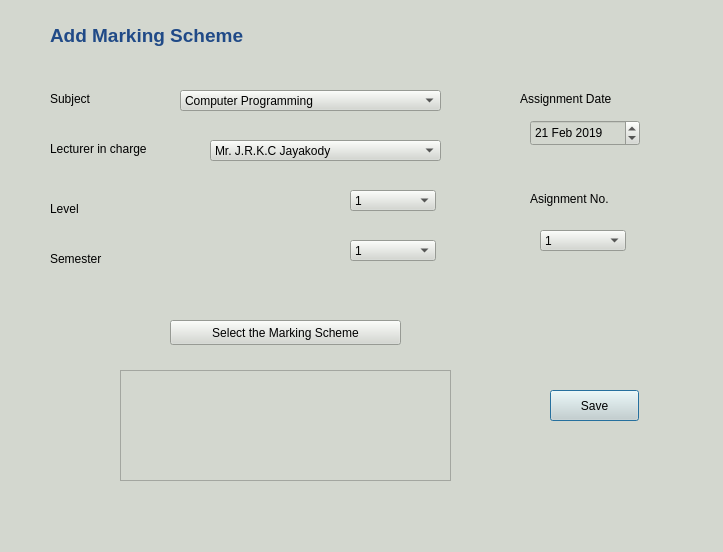
<?xml version="1.0" encoding="UTF-8"?>
<ui version="4.0">
 <class>markingscheme</class>
 <widget class="QDialog" name="markingscheme">
  <property name="geometry">
   <rect>
    <x>0</x>
    <y>0</y>
    <width>723</width>
    <height>552</height>
   </rect>
  </property>
  <property name="windowTitle">
   <string>Dialog</string>
  </property>
  <property name="styleSheet">
   <string notr="true">background-color: rgb(211, 215, 207)</string>
  </property>
  <widget class="QPushButton" name="pushButton_save">
   <property name="geometry">
    <rect>
     <x>550</x>
     <y>390</y>
     <width>89</width>
     <height>31</height>
    </rect>
   </property>
   <property name="text">
    <string>Save</string>
   </property>
  </widget>
  <widget class="QLabel" name="label">
   <property name="geometry">
    <rect>
     <x>50</x>
     <y>140</y>
     <width>131</width>
     <height>17</height>
    </rect>
   </property>
   <property name="text">
    <string>Lecturer in charge</string>
   </property>
  </widget>
  <widget class="QLabel" name="label_2">
   <property name="geometry">
    <rect>
     <x>520</x>
     <y>90</y>
     <width>131</width>
     <height>17</height>
    </rect>
   </property>
   <property name="text">
    <string>Assignment Date </string>
   </property>
  </widget>
  <widget class="QLabel" name="label_3">
   <property name="geometry">
    <rect>
     <x>50</x>
     <y>200</y>
     <width>67</width>
     <height>17</height>
    </rect>
   </property>
   <property name="text">
    <string>Level</string>
   </property>
  </widget>
  <widget class="QLabel" name="label_4">
   <property name="geometry">
    <rect>
     <x>50</x>
     <y>250</y>
     <width>67</width>
     <height>17</height>
    </rect>
   </property>
   <property name="text">
    <string>Semester</string>
   </property>
  </widget>
  <widget class="QLabel" name="label_5">
   <property name="geometry">
    <rect>
     <x>50</x>
     <y>90</y>
     <width>67</width>
     <height>17</height>
    </rect>
   </property>
   <property name="text">
    <string>Subject</string>
   </property>
  </widget>
  <widget class="QComboBox" name="comboBox_level">
   <property name="geometry">
    <rect>
     <x>350</x>
     <y>190</y>
     <width>86</width>
     <height>21</height>
    </rect>
   </property>
   <item>
    <property name="text">
     <string>1</string>
    </property>
   </item>
   <item>
    <property name="text">
     <string>2</string>
    </property>
   </item>
   <item>
    <property name="text">
     <string>3</string>
    </property>
   </item>
   <item>
    <property name="text">
     <string>4</string>
    </property>
   </item>
  </widget>
  <widget class="QComboBox" name="comboBox_sem">
   <property name="geometry">
    <rect>
     <x>350</x>
     <y>240</y>
     <width>86</width>
     <height>21</height>
    </rect>
   </property>
   <item>
    <property name="text">
     <string>1</string>
    </property>
   </item>
   <item>
    <property name="text">
     <string>2</string>
    </property>
   </item>
  </widget>
  <widget class="QComboBox" name="comboBox_subject">
   <property name="geometry">
    <rect>
     <x>180</x>
     <y>90</y>
     <width>261</width>
     <height>21</height>
    </rect>
   </property>
   <item>
    <property name="text">
     <string>Computer Programming</string>
    </property>
   </item>
   <item>
    <property name="text">
     <string>Introduction to Computers and Operating Systems</string>
    </property>
   </item>
   <item>
    <property name="text">
     <string>Java Programming</string>
    </property>
   </item>
   <item>
    <property name="text">
     <string>Object Oriented Programming</string>
    </property>
   </item>
   <item>
    <property name="text">
     <string>Database Management Systems</string>
    </property>
   </item>
   <item>
    <property name="text">
     <string>Data Structures and Algorhythms</string>
    </property>
   </item>
   <item>
    <property name="text">
     <string>Computer Architecture and Compiler Design</string>
    </property>
   </item>
   <item>
    <property name="text">
     <string>Rapid Application Development</string>
    </property>
   </item>
   <item>
    <property name="text">
     <string>Data communication and Computer Networks</string>
    </property>
   </item>
   <item>
    <property name="text">
     <string>Software Engineering</string>
    </property>
   </item>
   <item>
    <property name="text">
     <string>Web Designing and e-commerce</string>
    </property>
   </item>
   <item>
    <property name="text">
     <string>Mobile and Cloud Computing</string>
    </property>
   </item>
   <item>
    <property name="text">
     <string>Image Processing</string>
    </property>
   </item>
   <item>
    <property name="text">
     <string>Artificial Intelligence</string>
    </property>
   </item>
   <item>
    <property name="text">
     <string>Parallel Computing</string>
    </property>
   </item>
   <item>
    <property name="text">
     <string>Data Mining</string>
    </property>
   </item>
  </widget>
  <widget class="QDateEdit" name="dateEdit">
   <property name="geometry">
    <rect>
     <x>530</x>
     <y>120</y>
     <width>110</width>
     <height>26</height>
    </rect>
   </property>
   <property name="dateTime">
    <datetime>
     <hour>0</hour>
     <minute>0</minute>
     <second>0</second>
     <year>2019</year>
     <month>2</month>
     <day>21</day>
    </datetime>
   </property>
  </widget>
  <widget class="QLabel" name="label_6">
   <property name="geometry">
    <rect>
     <x>50</x>
     <y>10</y>
     <width>231</width>
     <height>51</height>
    </rect>
   </property>
   <property name="font">
    <font>
     <pointsize>14</pointsize>
    </font>
   </property>
   <property name="toolTip">
    <string>&lt;html&gt;&lt;head/&gt;&lt;body&gt;&lt;p&gt;vnvbnvbn&lt;/p&gt;&lt;/body&gt;&lt;/html&gt;</string>
   </property>
   <property name="whatsThis">
    <string>&lt;html&gt;&lt;head/&gt;&lt;body&gt;&lt;p&gt;&lt;span style=&quot; color:#a40000;&quot;&gt;vnb vbnvnn&lt;/span&gt;&lt;/p&gt;&lt;/body&gt;&lt;/html&gt;</string>
   </property>
   <property name="styleSheet">
    <string notr="true"/>
   </property>
   <property name="text">
    <string>&lt;html&gt;&lt;head/&gt;&lt;body&gt;&lt;p&gt;&lt;span style=&quot; font-weight:600; color:#204a87;&quot;&gt;Add Marking Scheme&lt;/span&gt;&lt;/p&gt;&lt;/body&gt;&lt;/html&gt;</string>
   </property>
  </widget>
  <widget class="QLabel" name="label_7">
   <property name="geometry">
    <rect>
     <x>530</x>
     <y>190</y>
     <width>131</width>
     <height>17</height>
    </rect>
   </property>
   <property name="text">
    <string>Asignment No.</string>
   </property>
  </widget>
  <widget class="QComboBox" name="comboBox_assignmentno">
   <property name="geometry">
    <rect>
     <x>540</x>
     <y>230</y>
     <width>86</width>
     <height>21</height>
    </rect>
   </property>
   <item>
    <property name="text">
     <string>1</string>
    </property>
   </item>
   <item>
    <property name="text">
     <string>2</string>
    </property>
   </item>
   <item>
    <property name="text">
     <string>3</string>
    </property>
   </item>
   <item>
    <property name="text">
     <string>4</string>
    </property>
   </item>
   <item>
    <property name="text">
     <string>5</string>
    </property>
   </item>
   <item>
    <property name="text">
     <string>6</string>
    </property>
   </item>
   <item>
    <property name="text">
     <string>7</string>
    </property>
   </item>
   <item>
    <property name="text">
     <string>8</string>
    </property>
   </item>
   <item>
    <property name="text">
     <string>9</string>
    </property>
   </item>
   <item>
    <property name="text">
     <string>10</string>
    </property>
   </item>
  </widget>
  <widget class="QComboBox" name="comboBox_lecturer">
   <property name="geometry">
    <rect>
     <x>210</x>
     <y>140</y>
     <width>231</width>
     <height>21</height>
    </rect>
   </property>
   <item>
    <property name="text">
     <string>Mr. J.R.K.C Jayakody</string>
    </property>
   </item>
   <item>
    <property name="text">
     <string>Mr. V.G.T.N. Vidanagama</string>
    </property>
   </item>
   <item>
    <property name="text">
     <string>Mr. T Arudchelvam</string>
    </property>
   </item>
   <item>
    <property name="text">
     <string>Mrs. B.Munasinghe</string>
    </property>
   </item>
   <item>
    <property name="text">
     <string>Mrs. H.R.K. Nagahamulla</string>
    </property>
   </item>
   <item>
    <property name="text">
     <string>Mrs. R.P.T.H. Gunasekara</string>
    </property>
   </item>
   <item>
    <property name="text">
     <string>Mr. N.D. Liyanagedara</string>
    </property>
   </item>
   <item>
    <property name="text">
     <string>Mrs. W.H.C. Wickramaarachchi</string>
    </property>
   </item>
  </widget>
  <widget class="QTextEdit" name="textEdit">
   <property name="geometry">
    <rect>
     <x>120</x>
     <y>370</y>
     <width>331</width>
     <height>111</height>
    </rect>
   </property>
  </widget>
  <widget class="QPushButton" name="pushButton_select">
   <property name="geometry">
    <rect>
     <x>170</x>
     <y>320</y>
     <width>231</width>
     <height>25</height>
    </rect>
   </property>
   <property name="text">
    <string>Select the Marking Scheme</string>
   </property>
  </widget>
 </widget>
 <resources/>
 <connections/>
</ui>
